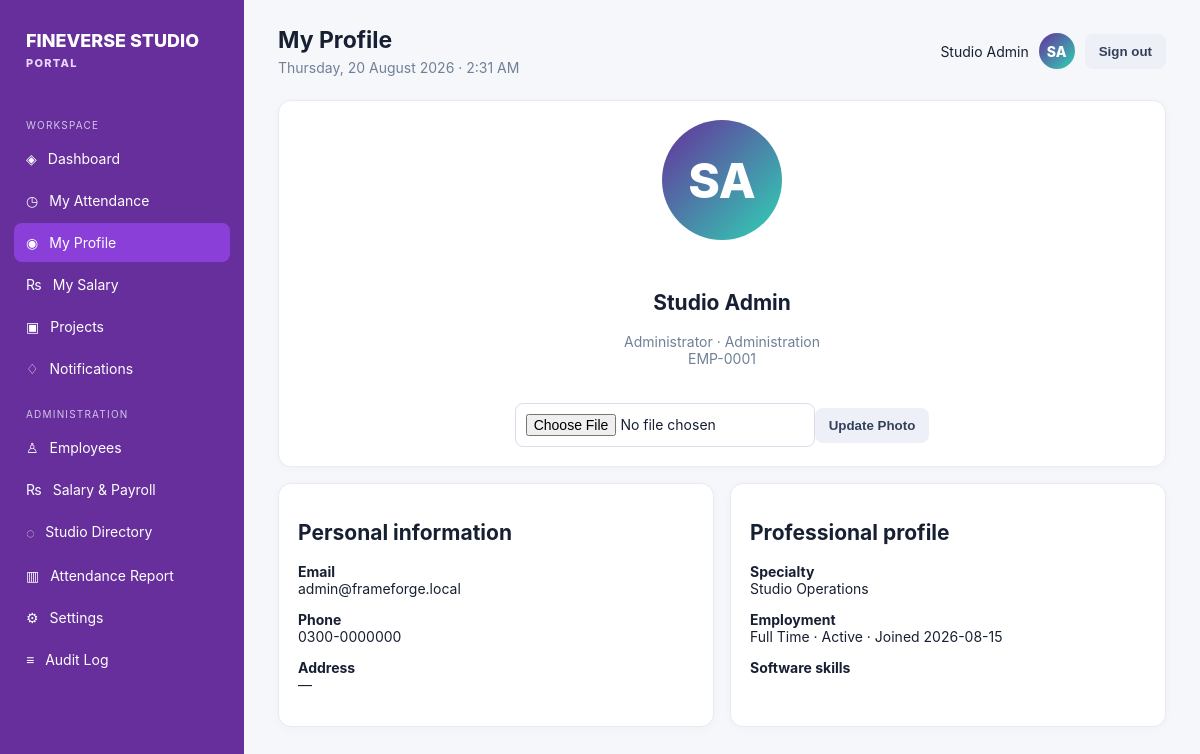
Screenshot of /index.php?page=profile (signed in) with the database file from the repository.
### tables this page shows
CREATE TABLE employees(id INT AUTO_INCREMENT PRIMARY KEY,employee_code VARCHAR(30) NOT NULL UNIQUE,first_name VARCHAR(80) NOT NULL,last_name VARCHAR(80) NOT NULL,phone VARCHAR(30),address TEXT,date_of_birth DATE NULL,gender VARCHAR(20),department_id INT NULL,job_title_id INT NULL,manager_id INT NULL,joining_date DATE NULL,employment_type ENUM('Full Time','Part Time','Contract','Freelance','Intern') DEFAULT 'Full Time',employment_status ENUM('Active','Inactive','On Leave','Resigned') DEFAULT 'Active',specialty VARCHAR(100),profile_photo VARCHAR(255),created_at TIMESTAMP DEFAULT CURRENT_TIMESTAMP,FOREIGN KEY(department_id) REFERENCES departments(id),FOREIGN KEY(job_title_id) REFERENCES job_titles(id),FOREIGN KEY(manager_id) REFERENCES employees(id));

CREATE TABLE job_titles(id INT AUTO_INCREMENT PRIMARY KEY,title VARCHAR(120) NOT NULL UNIQUE,active TINYINT(1) DEFAULT 1);

CREATE TABLE departments(id INT AUTO_INCREMENT PRIMARY KEY,name VARCHAR(100) NOT NULL UNIQUE,active TINYINT(1) DEFAULT 1,created_at TIMESTAMP DEFAULT CURRENT_TIMESTAMP);

CREATE TABLE users(id INT AUTO_INCREMENT PRIMARY KEY,employee_id INT NOT NULL UNIQUE,email VARCHAR(160) NOT NULL UNIQUE,password_hash VARCHAR(255) NOT NULL,role ENUM('admin','employee') DEFAULT 'employee',remember_token VARCHAR(64),active TINYINT(1) DEFAULT 1,created_at TIMESTAMP DEFAULT CURRENT_TIMESTAMP,FOREIGN KEY(employee_id) REFERENCES employees(id) ON DELETE CASCADE);

### config.php (called while the page is built, shortened)
<?php
function db(): PDO { static $pdo; if (!$pdo) { $pdo = new PDO('mysql:host='.DB_HOST.';dbname='.DB_NAME.';charset=utf8mb4', DB_USER, DB_PASS, [PDO::ATTR_ERRMODE=>PDO::ERRMODE_EXCEPTION, PDO::ATTR_DEFAULT_FETCH_MODE=>PDO::FETCH_ASSOC]); } return $pdo; }

### index.php (the view, shortened to what this page needs)
<?php require_once __DIR__.'/lib.php';
$page=$_GET['page']??(me()?'dashboard':'login'); $current=$page;
  ?><?php
function rows($sql,$args=[]){$s=db()->prepare($sql);$s->execute($args);return $s->fetchAll();} function one($sql,$args=[]){$s=db()->prepare($sql);$s->execute($args);return $s->fetch();}
function head($title){global $current;$u=require_login();$f=pull_flash();?><!doctype html><html><head><meta charset="utf-8"><meta name="viewport" content="width=device-width,initial-scale=1"><title><?=esc($title)?> · <?=esc(setting('studio_name',APP_NAME))?></title><link rel="stylesheet" href="assets/app.css"></head><body><div class="app"><aside class="side"><div class="brand">FINE<span>VERSE STUDIO</span><small>PORTAL</small></div><div class="nav-label">WORKSPACE</div><?=nav('dashboard','Dashboard','◈')?><?=nav('attendance','My Attendance','◷')?><?=nav('profile','My Profile','◉')?><?=nav('salary','My Salary','₨')?><?=nav('projects','Projects','▣')?><?=nav('notifications','Notifications','♢')?><?php if($u['role']==='admin'):?><div class="nav-label">ADMINISTRATION</div><?=nav('employees','Employees','♙')?><?=nav('salaries','Salary & Payroll','₨')?><?=nav('masters','Studio Directory','◌')?><?=nav('reports','Attendance Report','▥')?><?=nav('settings','Settings','⚙')?><?=nav('audit','Audit Log','≡')?><?php endif?></aside><main class="main"><div class="top"><div><h1><?=esc($title)?></h1><div class="sub"><?=esc(date('l, d F Y · g:i A'))?></div></div><div class="user"><span class="user-name"><?=esc($u['first_name'].' '.$u['last_name'])?></span><?php if(!empty($emp['profile_photo'])):?><img src="uploads/<?=esc($emp['profile_photo'])?>" alt="" style="width:40px;height:40px;border-radius:50%;object-fit:cover;border:2px solid var(--accent)"><?php else:?><div class="avatar"><?=esc(strtoupper($u['first_name'][0].$u['last_name'][0]))?></div><?php endif?><form method="post"><input type="hidden" name="csrf" value="<?=csrf()?>"><button class="secondary" name="action" value="logout">Sign out</button></form></div></div><?php if($f):?><div class="alert <?=$f[1]==='error'?'error':''?>"><?=esc($f[0])?></div><?php endif;?><?php }
function foot(): void {
    $emailTrigger = '';
    echo '</main></div><script src="https://cdn.jsdelivr.net/npm/@emailjs/browser@3/dist/email.min.js"></script>'.$emailTrigger.'<script>(function(){emailjs.init("'.EMAILJS_PUBLIC_KEY.'");if(window.emailjsData){emailjs.send("'.EMAILJS_SERVICE_ID.'","'.EMAILJS_TEMPLATE_ID.'",{employee_name:window.emailjsData.employee_name,checkin_time:window.emailjsData.checkin_time,date:window.emailjsData.date}).then(function(){console.log("Email sent successfully");},function(err){console.error("Email failed",err);});}})();</script><script src="assets/app.js"></script></body></html>';
}
?>
<?php
if($page==='profile'){ $u=require_login();$emp=one('SELECT e.profile_photo,e.first_name,e.last_name,e.job_title_id,e.department_id,e.specialty,e.employment_type,e.employment_status,e.joining_date,e.phone,e.address FROM employees e WHERE e.id=?',[$u['id']]);$skills=rows('SELECT COALESCE(s.name,es.custom_skill) skill,es.skill_level FROM employee_skills es LEFT JOIN software s ON s.id=es.software_id WHERE es.employee_id=?',[$u['id']]);head('My Profile');?><div class="card profile" style="flex-direction:column;align-items:center;text-align:center"><?php if(!empty($emp['profile_photo'])):?><img src="uploads/<?=esc($emp['profile_photo'])?>" alt="" style="width:120px;height:120px;border-radius:50%;object-fit:cover;border:4px solid var(--accent);margin-bottom:16px"><?php else:?><div class="avatar" style="width:120px;height:120px;font-size:48px;margin-bottom:16px"><?=esc(strtoupper($u['first_name'][0].$u['last_name'][0]))?></div><?php endif?><div><h2><?=esc($u['first_name'].' '.$u['last_name'])?></h2><div class="muted"><?=esc(($u['job_title']?:'Studio crew').' · '.($u['department_name']?:'Unassigned'))?></div><div class="muted"><?=esc($u['employee_code'])?></div></div><form method="post" enctype="multipart/form-data" style="margin-top:16px"><input type="hidden" name="csrf" value="<?=csrf()?>"><input type="file" name="profile_photo" accept="image/png,image/jpeg,image/webp" style="max-width:300px"><button type="submit" name="action" value="profile_update" class="secondary" style="margin-top:8px">Update Photo</button></form></div><div class="grid" style="margin-top:16px"><div class="card wide"><h2>Personal information</h2><p><strong>Email</strong><br><?=esc($u['login_email'])?></p><p><strong>Phone</strong><br><?=esc($emp['phone']?:'—')?></p><p><strong>Address</strong><br><?=esc($emp['address']?:'—')?></p></div><div class="card wide"><h2>Professional profile</h2><p><strong>Specialty</strong><br><?=esc($emp['specialty']?:'—')?></p><p><strong>Employment</strong><br><?=esc($emp['employment_type'].' · '.$emp['employment_status'].' · Joined '.$emp['joining_date'])?></p><p><strong>Software skills</strong><br><?php foreach($skills as $s):?><span class="badge"><?=esc($s['skill'].' · '.$s['skill_level'])?></span> <?php endforeach?></p></div></div><?php foot();exit;}
?>

### assets/app.css (style rules this page uses)
:root { --ink:#172033;--muted:#718096;--nav:#672f9c;--accent:#672f9c;--soft:#f5f7fb;--line:#e8ebf2;--success:#107b55;--warn:#b66600;--danger:#b42318 }
* { box-sizing:border-box }
body { margin:0;background:var(--soft);font:14px Inter,Segoe UI,Arial,sans-serif;color:var(--ink) }
.app { display:flex;min-height:100vh }
.side { width:244px;background:var(--nav);color:#fff;padding:22px 14px;position:fixed;inset:0 auto 0 0 }
.brand { font-size:18px;font-weight:800;color:#fff;padding:8px 12px 29px }
.brand small { display:block;color:#e8d5ff;font-size:11px;letter-spacing:1.3px;margin-top:5px }
.nav-label { font-size:10px;letter-spacing:1.2px;color:#d4c4e8;margin:20px 12px 8px }
.main { margin-left:244px;width:calc(100% - 244px);padding:26px 34px }
.top { display:flex;justify-content:space-between;align-items:center;margin-bottom:24px }
.top h1 { font-size:23px;margin:0 }
.sub { color:var(--muted);margin-top:5px }
.user { display:flex;gap:10px;align-items:center }
.avatar { width:36px;height:36px;border-radius:50%;background:linear-gradient(135deg,#672f9c,#2fd3b4);color:#fff;display:grid;place-items:center;font-weight:800 }
.grid { display:grid;grid-template-columns:repeat(4,minmax(0,1fr));gap:16px }
.card { background:#fff;border:1px solid var(--line);border-radius:13px;padding:19px;box-shadow:0 2px 9px #25304b08 }
.muted { color:var(--muted) }
.wide { grid-column:span 2 }
button,.button { border:0;border-radius:8px;background:var(--accent);color:#fff;padding:10px 14px;font-weight:700;cursor:pointer;display:inline-block }
button.secondary,.button.secondary { background:#eef0f7;color:#34405a }
input,select,textarea { width:100%;border:1px solid #d9deea;border-radius:8px;padding:10px;background:#fff;font:inherit }
.profile { display:flex;gap:17px;align-items:center }
.profile .avatar { width:64px;height:64px;font-size:22px }

### rows the page displays
employees: first_name+last_name "Studio Admin", first_name+last_name "SA", job_title.name "Administrator · Administration", employee_code "EMP-0001", users.email "admin@frameforge.local", phone "0300-0000000", address "—", specialty "Studio Operations", employment_type+employment_status+joining_date "Full Time · Active · Joined 2026-08-15"

### other values shown
$icon "◈ ◷ ◉ ₨ ▣ ♢ ♙ ₨ ◌ ▥ ⚙ ≡"
$label "Dashboard My Attendance My Profile My Salary Projects Notifications Employees Salary & Payroll Studio Directory Attendance Report Settings Audit Log"
$title "My Profile"
